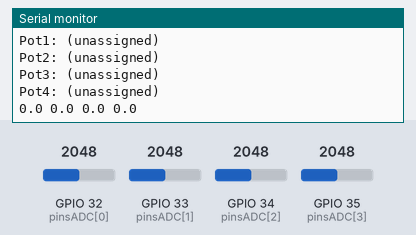
Bench run of a sketch on a simulated ESP32. Shown: the last lines printed to the serial monitor. The inputs (shaded band) are chosen by the test bench; at power-on: GPIO 32 (pinsADC[0]) = 2048, GPIO 33 (pinsADC[1]) = 2048, GPIO 34 (pinsADC[2]) = 2048, GPIO 35 (pinsADC[3]) = 2048 (analog values on the 0–4095 scale).

Above: at 1.4 s.
1.5 s: GPIO 32 (pinsADC[0]) set to 2866
3.0 s: GPIO 33 (pinsADC[1]) set to 122
4.7 s: GPIO 32 (pinsADC[0]) set to 3972
At 4.95 s:
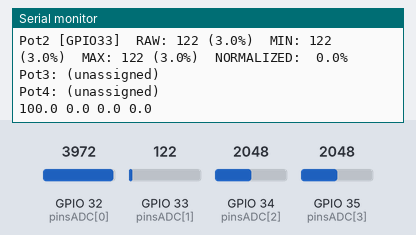
6.5 s: GPIO 33 (pinsADC[1]) set to 1228
At 6.71 s:
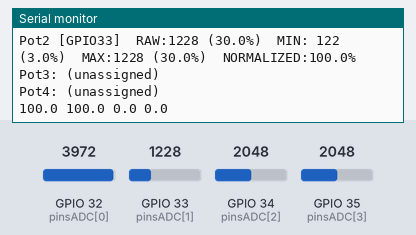
8.2 s: GPIO 32 (pinsADC[0]) set to 122
At 8.46 s:
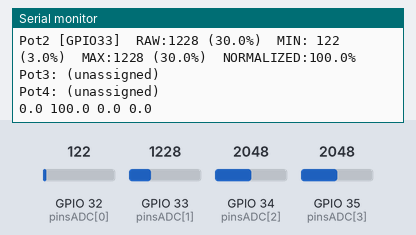
10.0 s: GPIO 34 (pinsADC[2]) set to 2866
At 10.22 s:
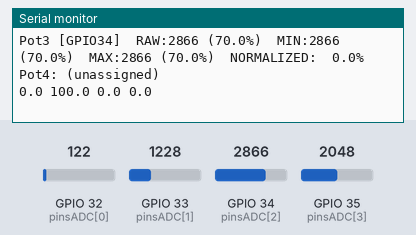
Timing chart, 0 to 12.5 s (numbered marks = the images above; inputs shaded):
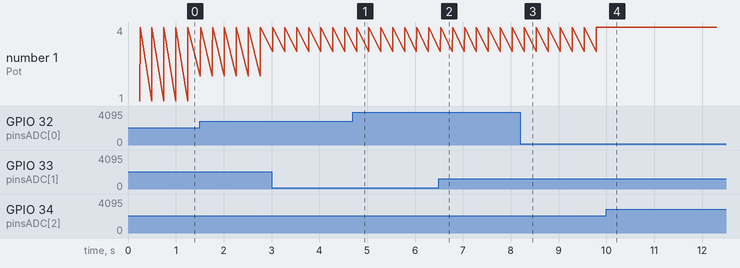

The sketch:

esp32_pot_tracker.ino
```cpp
/*
================================================================================
ESP32 Potentiometer Tracker with Averaging
- Shows detailed output in Serial Monitor (raw, min, max, normalized).
- Prints clean averaged normalized values for Serial Plotter on the same line.
================================================================================
*/

const int pinsADC[] = {32, 33, 34, 35};
const int N = sizeof(pinsADC)/sizeof(pinsADC[0]);

const int BITS = 12;
const float FULL = 4095.0f;

const float THRESHOLD_PCT = 4.0f;
const float ASSIGN_INTEGRAL_PCT = 10.0f;
const float EMA_ALPHA = 0.3f;

const uint16_t UPDATE_MS = 250;   // 4 updates/sec
const int AVG_SAMPLES = 4;        // average this many samples

float emaVal[16], baseline[16], accumDeltaPct[16];
int   assignedRankOfChan[16];
int   chanForRank[16];
int   nextRank = 1;
int   rawMinByRank[16], rawMaxByRank[16];

unsigned long tPrint = 0;

static inline float clampf(float x, float a, float b) {
  return (x < a) ? a : (x > b) ? b : x;
}

void resetMinMax() {
  for (int r = 0; r < N; r++) {
    rawMinByRank[r] = 4095;
    rawMaxByRank[r] = 0;
  }
}

void resetAll() {
  nextRank = 1;
  for (int r = 0; r < N; r++) chanForRank[r] = -1;
  resetMinMax();
  for (int i = 0; i < N; i++) {
    assignedRankOfChan[i] = -1;
    accumDeltaPct[i] = 0.0f;
    emaVal[i] = analogRead(pinsADC[i]);
    baseline[i] = emaVal[i];
  }
}

void assignChannel(int i) {
  if (nextRank <= N && assignedRankOfChan[i] == -1) {
    int r = nextRank++;
    assignedRankOfChan[i] = r;
    chanForRank[r-1] = i;
    rawMinByRank[r-1] = 4095;
    rawMaxByRank[r-1] = 0;
    Serial.printf("Assigned: GPIO%d -> Pot%d\n", pinsADC[i], r);
  }
}

void setup() {
  Serial.begin(115200);
  analogReadResolution(BITS);
  analogSetAttenuation(ADC_11db);

  delay(200);
  for (int i = 0; i < N; i++) {
    emaVal[i] = analogRead(pinsADC[i]);
    baseline[i] = emaVal[i];
    assignedRankOfChan[i] = -1;
    accumDeltaPct[i] = 0.0f;
  }
  for (int r = 0; r < N; r++) chanForRank[r] = -1;
  resetMinMax();

  Serial.println("ESP32 Pot Tracker with Monitor + Plotter");
}

void loop() {
  // Detect movement
  for (int i = 0; i < N; i++) {
    float raw = analogRead(pinsADC[i]);
    emaVal[i] = EMA_ALPHA*raw + (1.0f-EMA_ALPHA)*emaVal[i];

    float pctNow  = (emaVal[i] / FULL) * 100.0f;
    float pctBase = (baseline[i] / FULL) * 100.0f;
    float dAbs    = fabsf(pctNow - pctBase);

    if (assignedRankOfChan[i] == -1) {
      if (dAbs >= THRESHOLD_PCT) {
        accumDeltaPct[i] += dAbs;
        if (accumDeltaPct[i] >= ASSIGN_INTEGRAL_PCT) assignChannel(i);
      }
    }
  }

  // Update min/max
  for (int r = 1; r <= N; r++) {
    int idx = chanForRank[r-1];
    if (idx >= 0) {
      int raw = analogRead(pinsADC[idx]);
      if (raw < rawMinByRank[r-1]) rawMinByRank[r-1] = raw;
      if (raw > rawMaxByRank[r-1]) rawMaxByRank[r-1] = raw;
    }
  }

  // Print every 250 ms
  unsigned long now = millis();
  if (now - tPrint >= UPDATE_MS) {
    tPrint = now;

    // First, detailed monitor output
    for (int r = 1; r <= N; r++) {
      int idx = chanForRank[r-1];
      if (idx < 0) {
        Serial.printf("Pot%d: (unassigned)\n", r);
      } else {
        long sum = 0;
        for (int k = 0; k < AVG_SAMPLES; k++) {
          sum += analogRead(pinsADC[idx]);
          delay(2);
        }
        int raw = sum / AVG_SAMPLES;

        int   rmin = rawMinByRank[r-1];
        int   rmax = rawMaxByRank[r-1];
        float pct  = (raw / FULL) * 100.0f;
        float pmin = (rmin / FULL) * 100.0f;
        float pmax = (rmax / FULL) * 100.0f;

        float norm = 0.0f;
        int range = rmax - rmin;
        if (range > 4) {
          norm = ((float)(raw - rmin) / (float)range) * 100.0f;
          norm = clampf(norm, 0.0f, 100.0f);
        }

        Serial.printf(
          "Pot%d [GPIO%d]  RAW:%4d (%.1f%%)  MIN:%4d (%.1f%%)  MAX:%4d (%.1f%%)  NORMALIZED:%5.1f%%\n",
          r, pinsADC[idx],
          raw, pct,
          rmin, pmin,
          rmax, pmax,
          norm
        );
      }
    }
    Serial.println();

    // Then, a compact line for Serial Plotter (just normalized values)
    for (int r = 1; r <= N; r++) {
      int idx = chanForRank[r-1];
      float norm = 0.0f;
      if (idx >= 0) {
        int raw = analogRead(pinsADC[idx]);
        int rmin = rawMinByRank[r-1];
        int rmax = rawMaxByRank[r-1];
        int range = rmax - rmin;
        if (range > 4) {
          norm = ((float)(raw - rmin) / (float)range) * 100.0f;
          norm = clampf(norm, 0.0f, 100.0f);
        }
      }
      Serial.print(norm, 1);
      if (r < N) Serial.print(" ");
    }
    Serial.println();
  }
}
```

Measured:
- after the input at 4.7 s, the serial monitor: prints a new line after 0.07 s (image 1)
- after the input at 6.5 s, the serial monitor: prints a new line at once (image 2)
- after the input at 8.2 s, the serial monitor: prints a new line after 0.07 s (image 3)
- after the input at 10.0 s, the serial monitor: prints a new line at once (image 4)
